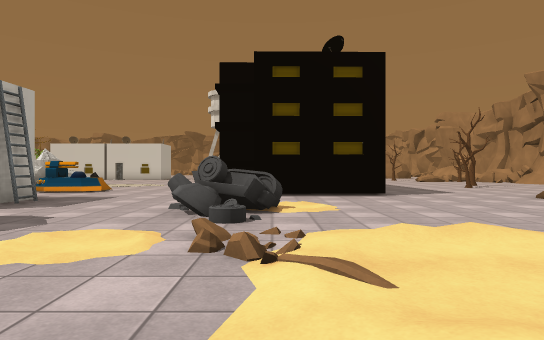
view 1 (above)

24 first-person views from a walk through a scene from a Unity 3-D project. The camera is 1.2 m above the floor, looks level and sees 75° across. The floor is counted in squares, 2 m on a side. Each view is taken from the middle of a square. On the plan, view 1 faces up. The plan holds only what a view shows up to about 10 squares ahead; the rest is blank. The place goes on beyond the plan. Some animated figures are left out. Some surface patterns are stand-ins.

view 2
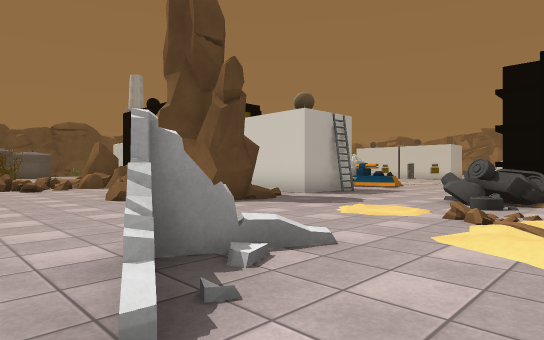

view 3
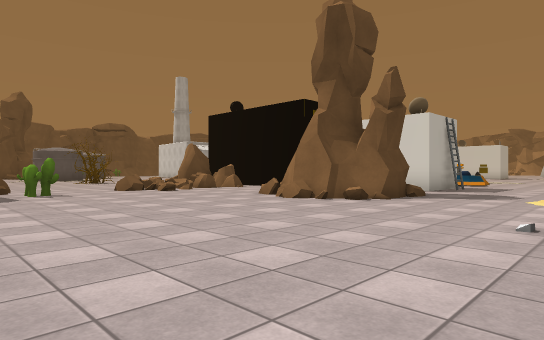

view 4
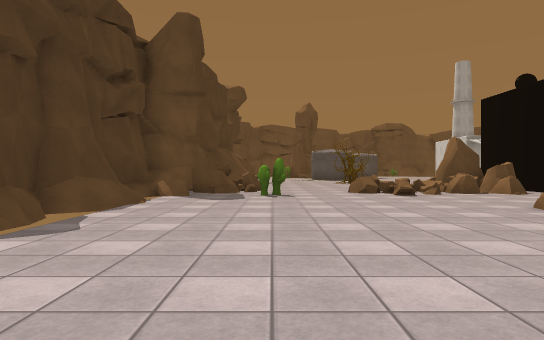

view 5
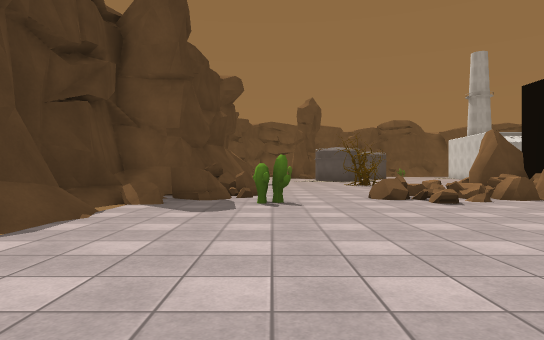

view 6
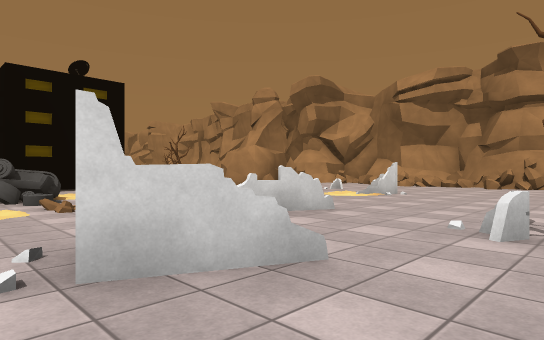

view 7
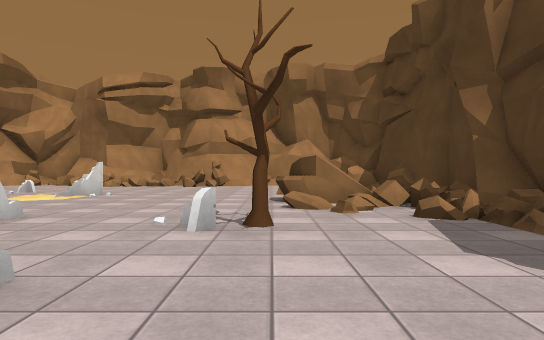

view 8
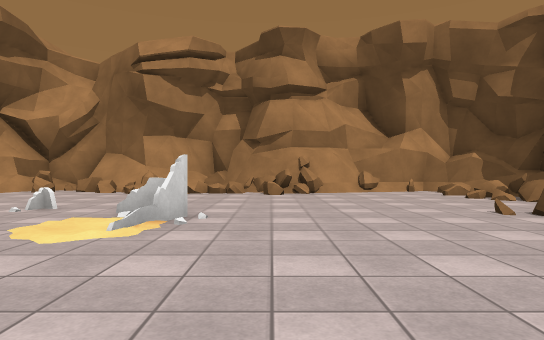

view 9
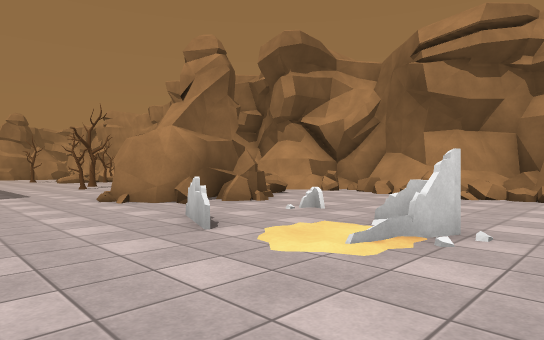

view 10
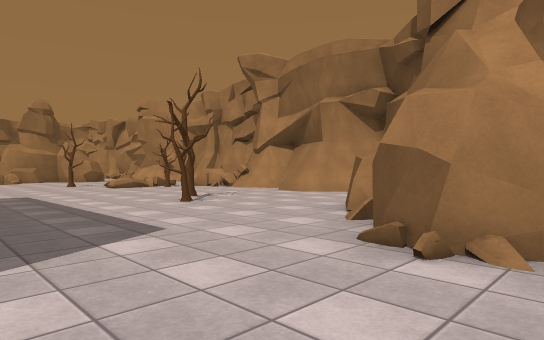

view 11
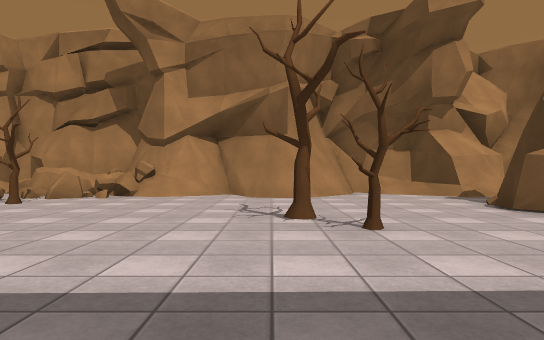

view 12
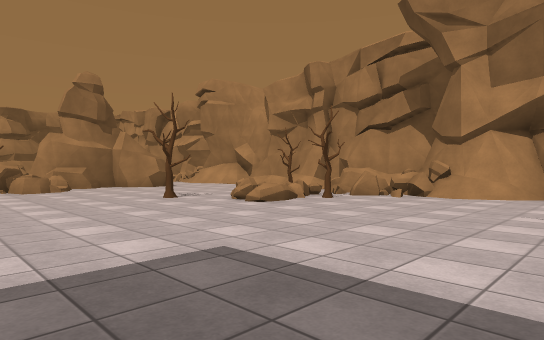

view 13
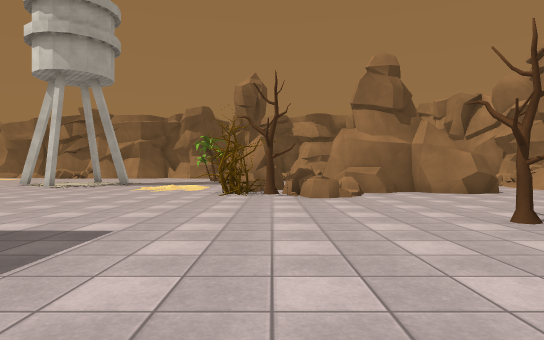

view 14
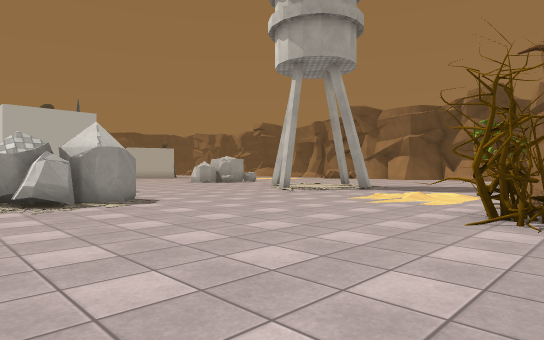

view 15
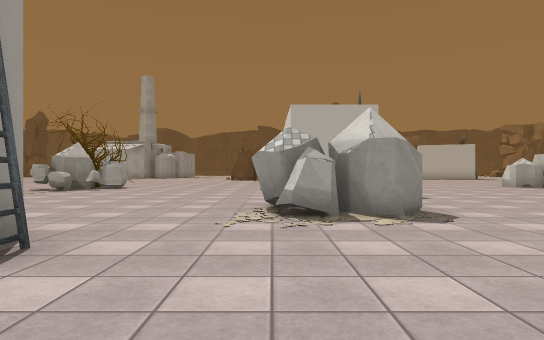

view 16
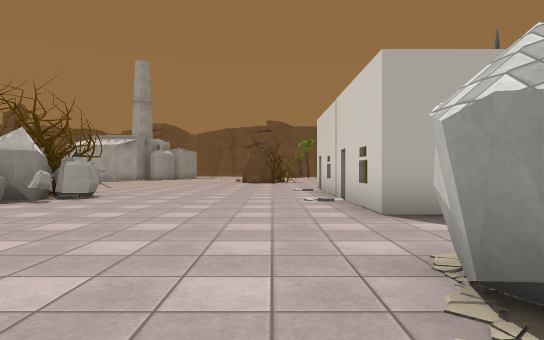

view 17
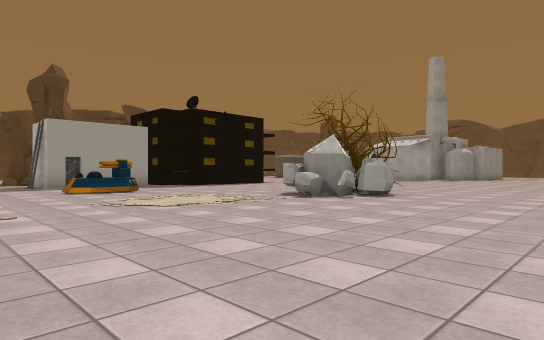

view 18
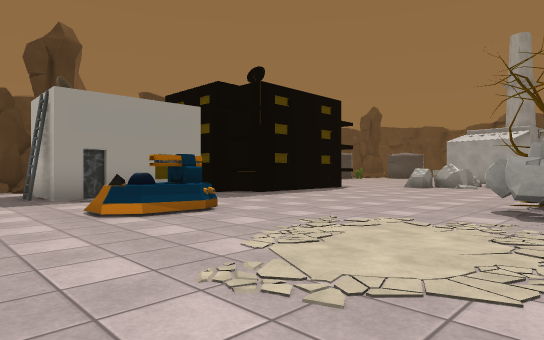

view 19
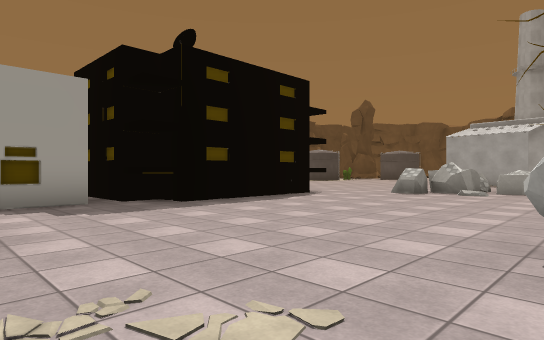

view 20
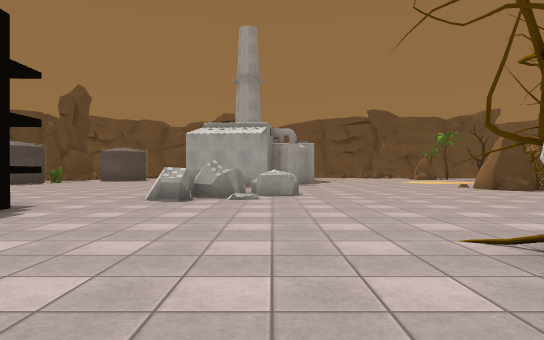

view 21
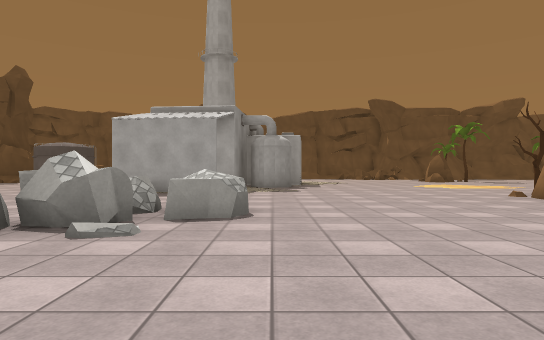

view 22
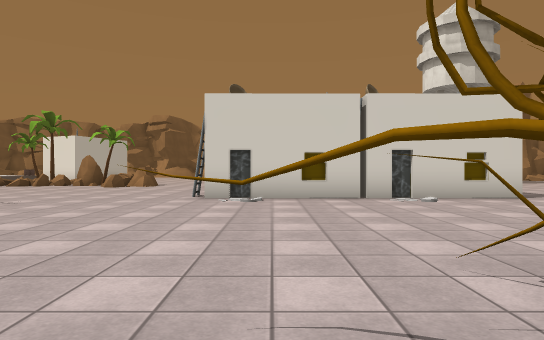

view 23
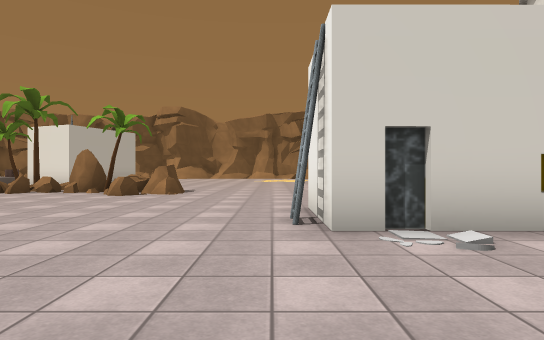

view 24
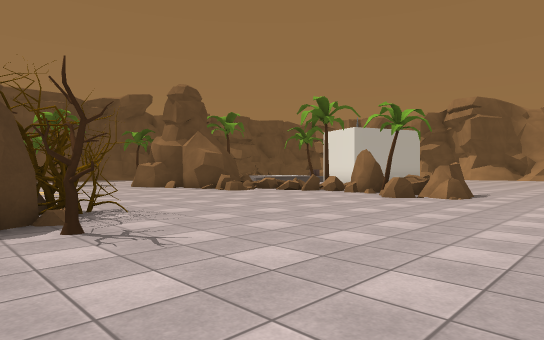

### Floor plan
Key: @ floor where view 1 was taken; # wall or solid block; x gap in a wall; . main floor; : floor 0.25 m higher than the main floor; + floor 0.5 m higher than the main floor; / step, stairs or slope; = window, fence, low wall or low ledge; ^ raised ledge; S ship; H house; C cactus; R rock; T tree.
Columns run from 23 left of view 1 to 12 right of it. Each row starts with its distance up from view 1.
 30       ..               ...
 29   T   ...             ../.
 28   =xRTR....    ..    .../. R
 27   =..RR....    ...  ......RR
 26   .........    ...........T. #####.
 25  ..........    ..........TTTRR..#..
 24 ...........      ..........TR.....
 23 ..........#      ...R............
 22 .........H###H###..RRR...........
 21 ...T...............RR............
 20  ..TTT........................T.=T
 19  ..TR..................H......./ T=#
 18  .....................   ....../T.=^
 17  .....................    .........#
 16  ............R........    ........=#
 15  ..........TTT R.....     .........#
 14  ...........TTR......     .........#
 13  ....................     ....T...##
 12       ^..............      ...T...##
 11   #...#^.............      ........#
 10   #   .#^........SS..     .........#
  9   #  ................ ####.....##..#
  8      ....^####^....... .......### ##
  7      ....      ###H... ......####^.#
  6      ...         ##...#^.....###...#
  5           ##     ##...#=.......=...=
  4          ##..     #.........=......#
  3          RRRR.    #....////.=.....##
  2            RR..=###..../../...=...==
  1            ==...##......=#/...#....#
  0            ==..........@..........##
 -1          ...=.........#...........##
 -2          ................=.........#
 -3          ...CC...........T./=......#
 -4          =.==.............:#= .....#
 -5          ##^##......//....#===##===#
 -6          #########       +#######==#
 -7                           ##   # ###

Positions as (right, up) in squares from view 1, and headings:
1: (0, 0), facing up
2: (1, -2), facing up-left
3: (-1, -5), facing up-left
4: (-2, -3), facing left
5: (-4, -3), facing left
6: (-2, -3), facing up-right
7: (-2, -3), facing right
8: (2, 0), facing right
9: (3, 0), facing up-right
10: (3, 6), facing up-right
11: (3, 13), facing right
12: (3, 13), facing up-right
13: (4, 16), facing up
14: (4, 20), facing up-left
15: (2, 21), facing left
16: (-2, 20), facing left
17: (-2, 20), facing down-left
18: (-3, 15), facing down-left
19: (-6, 14), facing down-left
20: (-8, 12), facing left
21: (-12, 13), facing left
22: (-12, 14), facing up
23: (-14, 18), facing up
24: (-14, 19), facing up-left
